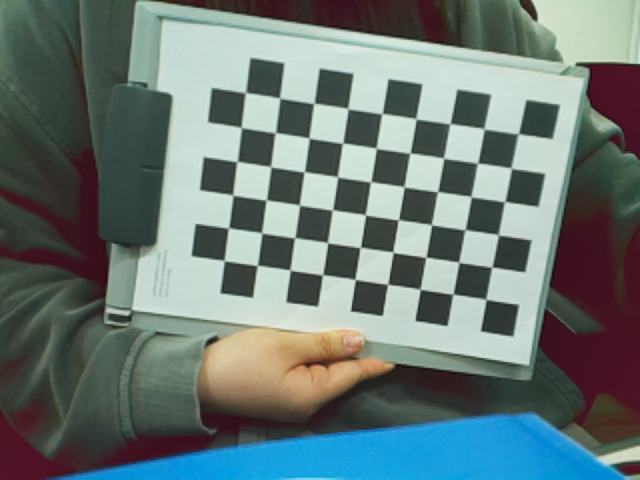
#> input picture ArUco_marker_detection/image_web/captures/mobile_frame_000.png, 640 x 480 px; its folder holds only this picture in this run
$ python camera_calibration.py
#> lines starting #> are read from the running program, lines starting #| are printed output that depends on the picture; after the words box and inside, x2 and y2 are one past the last pixel; in counts of white or black regions, pixels touching at a corner belong together; long printed decimals are rounded
#!/usr/bin/env python

import numpy as np
import cv2
import glob
import argparse
import os
import sys


# termination criteria
criteria = (cv2.TERM_CRITERIA_EPS + cv2.TERM_CRITERIA_MAX_ITER, 30, 0.001)


def calibrate(dirpath, prefix, image_format, square_size, width=9, height=6):
    """ Apply camera calibration operation for images in the given directory path. """
#> called with prefix = 'mobile_frame_', image_format = 'png', square_size = 0.025, width = 9, height = 6
    # prepare object points, like (0,0,0), (1,0,0), (2,0,0) ....,(8,6,0)
    objp = np.zeros((height*width, 3), np.float32)
    objp[:, :2] = np.mgrid[0:width, 0:height].T.reshape(-1, 2)

    objp = objp * square_size

    # Arrays to store object points and image points from all the images.
    objpoints = []  # 3d point in real world space
    imgpoints = []  # 2d points in image plane.

    if dirpath[-1:] == '/':
        dirpath = dirpath[:-1]

    images = glob.glob(dirpath+'/' + prefix + '*.' + image_format)
    if not images:
        raise ValueError("No images found. Check image_dir/prefix/image_format.")

    found_corners = False
    for fname in images:
        img = cv2.imread(fname)
#> img is the input picture: shape (480, 640, 3); mean B, G, R 116.9, 120.2, 105.6
        gray = cv2.cvtColor(img, cv2.COLOR_BGR2GRAY)
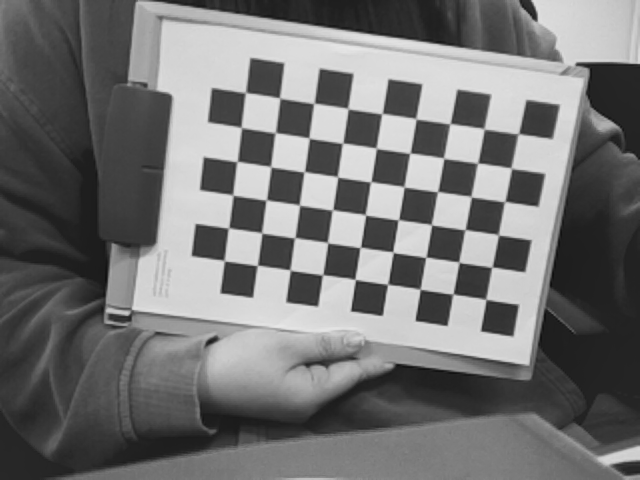
#> gray: shape (480, 640); min 14, max 232, mean 115.5

        # Find the chess board corners
        ret, corners = cv2.findChessboardCorners(gray, (width, height), None)
#> ret = True; corners = 54 rows, first 8: [485.9, 299.4], [453.4, 293.6], [420.3, 289.4], [387.5, 284.3], [355.2, 279.4], [322.8, 274.6], [289.8, 269.7], [257.5, 265.4]

        # If found, add object points, image points (after refining them)
        if ret:
            found_corners = True
            objpoints.append(objp)

            corners2 = cv2.cornerSubPix(gray, corners, (11, 11), (-1, -1), criteria)
#> corners2 = 54 rows, first 8: [485.9, 299.3], [452.8, 294.2], [420.3, 289.2], [387.7, 284.4], [355.1, 279.4], [322.5, 274.8], [290.2, 270.2], [257.3, 265.4]
            imgpoints.append(corners2)

            # Draw and display the corners
            img = cv2.drawChessboardCorners(img, (width, height), corners2, ret)
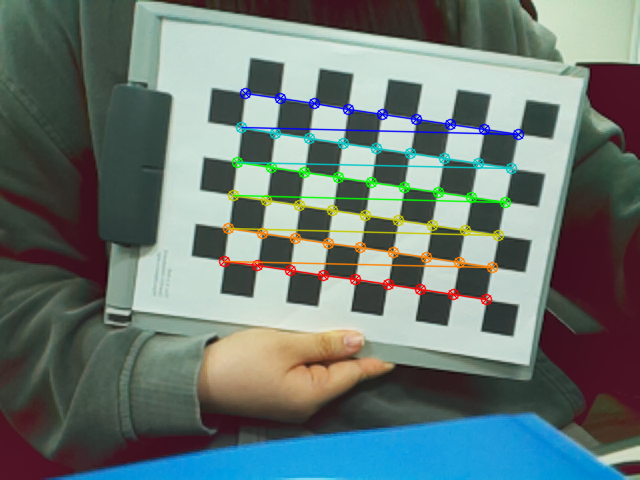
#> img: shape (480, 640, 3); 4.22% of pixels changed, all inside (x1, y1, x2, y2) = (218, 87, 525, 306)

    if not found_corners:
        raise ValueError("No chessboard corners found in images.")

    ret, mtx, dist, rvecs, tvecs = cv2.calibrateCamera(objpoints, imgpoints, gray.shape[::-1], None, None)
#> ret = 0.123; mtx = [[625.6, 0, 328.3], [0, 630.1, 209.3], [0, 0, 1]]; dist = [[0.236, -1.33, 0.0013, 0.00307, 2.57]]; rvecs = ([0.0284, 0.235, -2.98],); tvecs = ([0.119, 0.0676, 0.481],)

    return [ret, mtx, dist, rvecs, tvecs]

def save_coefficients(mtx, dist, path):
    """ Save the camera matrix and the distortion coefficients to given path/file. """
    cv_file = cv2.FileStorage(path, cv2.FILE_STORAGE_WRITE)
    cv_file.write("K", mtx)
    cv_file.write("D", dist)
    # note you *release* you don't close() a FileStorage object
    cv_file.release()

def load_coefficients(path):
    """ Loads camera matrix and distortion coefficients. """
    # FILE_STORAGE_READ
    cv_file = cv2.FileStorage(path, cv2.FILE_STORAGE_READ)

    # note we also have to specify the type to retrieve other wise we only get a
    # FileNode object back instead of a matrix
    camera_matrix = cv_file.getNode("K").mat()
    dist_matrix = cv_file.getNode("D").mat()

    cv_file.release()
    return [camera_matrix, dist_matrix]

if __name__ == '__main__':
    default_image_dir = os.path.join(os.path.dirname(__file__), "captures")
    parser = argparse.ArgumentParser(description='Camera calibration')
    parser.add_argument('--image_dir', type=str, default=default_image_dir, help='image directory path')
    parser.add_argument('--image_format', type=str, default='png', help='image format, png/jpg')
    parser.add_argument('--prefix', type=str, default='mobile_frame_', help='image prefix')
    parser.add_argument('--square_size', type=float, default=0.025, help='chessboard square size (meters)')
    parser.add_argument('--width', type=int, default=9, help='chessboard width size, default is 9')
    parser.add_argument('--height', type=int, default=6, help='chessboard height size, default is 6')
    parser.add_argument('--save_file', type=str, default='calibration.yml', help='YML file to save calibration matrices')
    args = parser.parse_args()

    try:
        ret, mtx, dist, rvecs, tvecs = calibrate(
            args.image_dir,
            args.prefix,
            args.image_format,
            args.square_size,
            args.width,
            args.height,
        )
#> ret = 0.123; mtx = [[625.6, 0, 328.3], [0, 630.1, 209.3], [0, 0, 1]]; dist = [[0.236, -1.33, 0.0013, 0.00307, 2.57]]; rvecs = ([0.0284, 0.235, -2.98],); tvecs = ([0.119, 0.0676, 0.481],)
        save_coefficients(mtx, dist, args.save_file)
        print("Calibration is finished. RMS: ", ret)
#| Calibration is finished. RMS:  0.1225
        print("Saved to:", args.save_file)
    except ValueError as exc:
        print("Calibration failed:", exc)
        sys.exit(1)

$ run again, on ArUco_marker_detection/image_web/captures/mobile_frame_004.png
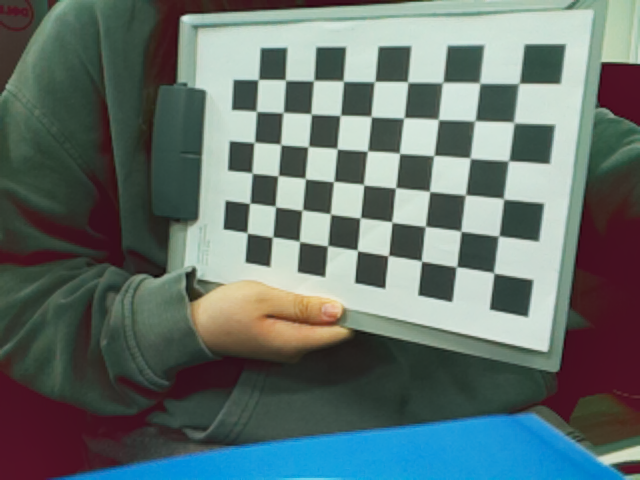
#> input picture ArUco_marker_detection/image_web/captures/mobile_frame_004.png, 640 x 480 px
#> in calibrate, img is the input picture: shape (480, 640, 3); mean B, G, R 109.7, 113.7, 98.8
#> in calibrate, `gray = cv2.cvtColor(img, cv2.COLOR_BGR2GRAY)`:
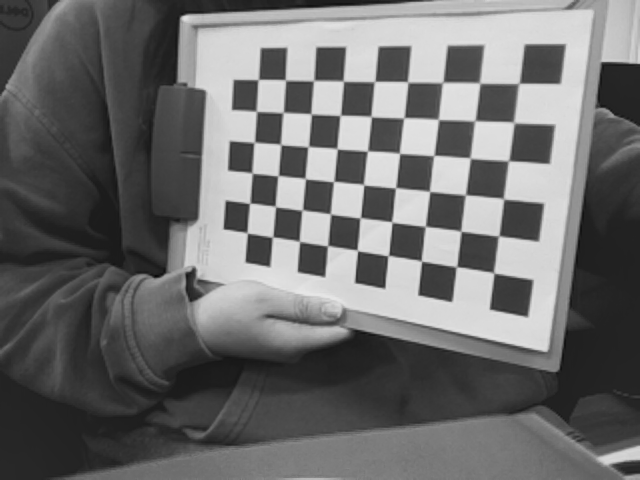
#> gray: shape (480, 640); min 9, max 231, mean 108.8
#> in calibrate, `ret, corners = cv2.findChessboardCorners(gray, (width, height), None)`: ret = True; corners = 54 rows, first 8: [494.1, 273.3], [456.6, 266.8], [421.6, 261.2], [388.4, 255.5], [357.4, 250.4], [327.6, 245.6], [299.5, 241.4], [272.5, 237]
#> corners2 = 54 rows, first 8: [493.7, 272.8], [456.5, 266.7], [421.4, 260.9], [388.3, 255.6], [357.3, 250.4], [327.6, 245.7], [299.4, 241.3], [272.5, 237]
#> in calibrate, `img = cv2.drawChessboardCorners(img, (width, height), corners2, ret)`:
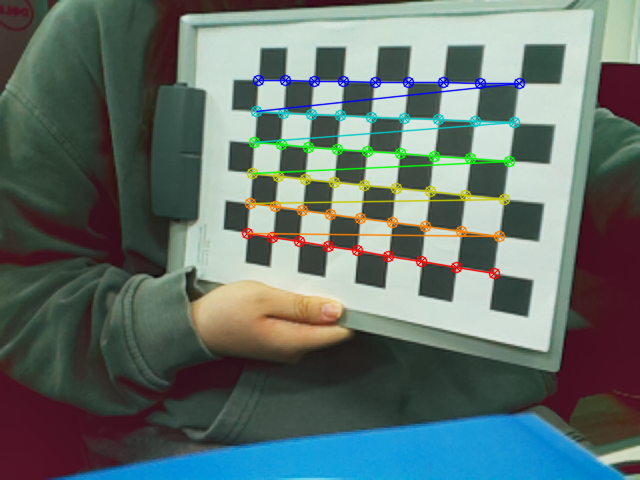
#> img: shape (480, 640, 3); 4.07% of pixels changed, all inside (x1, y1, x2, y2) = (241, 74, 526, 280)
#> in calibrate, `ret, mtx, dist, rvecs, tvecs = cv2.calibrateCamera(objpoints, imgpoint..`: ret = 0.179; mtx = [[598.2, 0, 306.5], [0, 585.4, 242.7], [0, 0, 1]]; dist = [[0.245, -1.06, 0.00631, -0.0152, 1.94]]; rvecs = ([-0.769, 0.148, -2.92],); tvecs = ([0.124, 0.02, 0.397],)
#> `ret, mtx, dist, rvecs, tvecs = calibrate( args.image_dir, args.prefix,..`: ret = 0.179; mtx = [[598.2, 0, 306.5], [0, 585.4, 242.7], [0, 0, 1]]; dist = [[0.245, -1.06, 0.00631, -0.0152, 1.94]]; rvecs = ([-0.769, 0.148, -2.92],); tvecs = ([0.124, 0.02, 0.397],)
#| Calibration is finished. RMS:  0.1788

$ run again, on ArUco_marker_detection/image_web/captures/mobile_frame_005.png
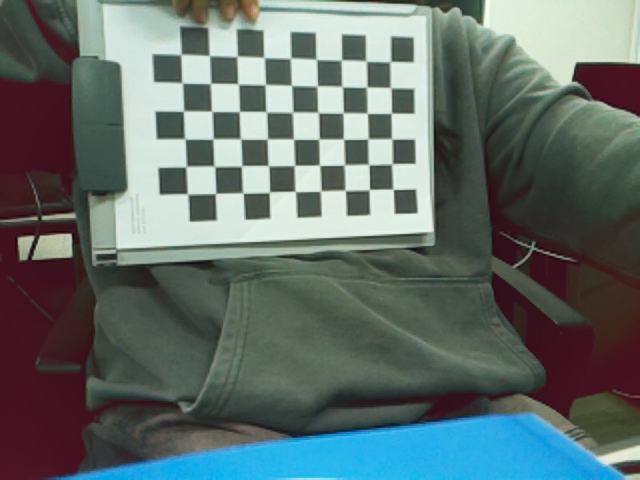
#> input picture ArUco_marker_detection/image_web/captures/mobile_frame_005.png, 640 x 480 px
#> in calibrate, img is the input picture: shape (480, 640, 3); mean B, G, R 107.1, 110, 97.2
#> in calibrate, `gray = cv2.cvtColor(img, cv2.COLOR_BGR2GRAY)`:
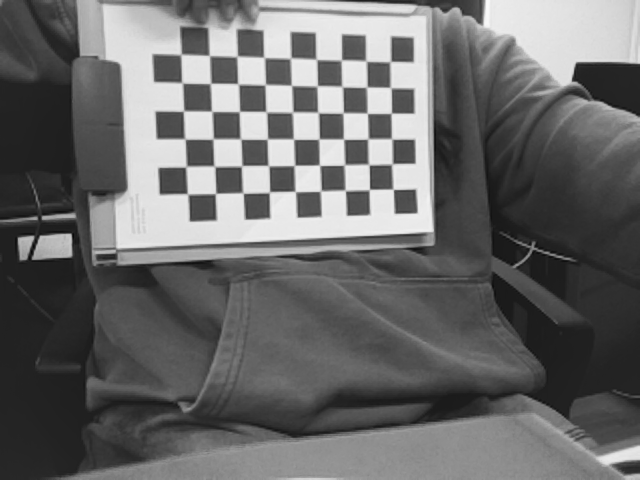
#> gray: shape (480, 640); min 6, max 250, mean 105.8
#> in calibrate, `ret, corners = cv2.findChessboardCorners(gray, (width, height), None)`: ret = True; corners = 54 rows, first 8: [393.4, 189.5], [369.6, 189.2], [345.5, 190.7], [320.8, 190.6], [295.1, 191.4], [269.3, 192.3], [243.5, 193.5], [215.6, 193.5]
#> corners2 = 54 rows, first 8: [393.1, 189.3], [369.3, 189.6], [345.2, 190.4], [320.7, 191.1], [295.2, 191.5], [269.4, 192.2], [242.8, 193.1], [215.5, 193.5]
#> in calibrate, `img = cv2.drawChessboardCorners(img, (width, height), corners2, ret)`:
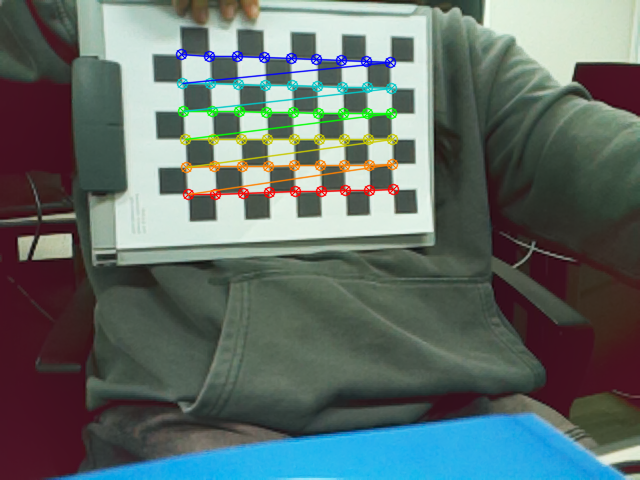
#> img: shape (480, 640, 3); 3.52% of pixels changed, all inside (x1, y1, x2, y2) = (175, 48, 400, 201)
#> in calibrate, `ret, mtx, dist, rvecs, tvecs = cv2.calibrateCamera(objpoints, imgpoint..`: ret = 0.149; mtx = [[541.5, 0, 356.6], [0, 550.5, 227.2], [0, 0, 1]]; dist = [[0.162, -0.796, -0.000146, 0.000892, 1.32]]; rvecs = ([-0.382, -0.0876, 3.08],); tvecs = ([0.037, -0.0383, 0.555],)
#> `ret, mtx, dist, rvecs, tvecs = calibrate( args.image_dir, args.prefix,..`: ret = 0.149; mtx = [[541.5, 0, 356.6], [0, 550.5, 227.2], [0, 0, 1]]; dist = [[0.162, -0.796, -0.000146, 0.000892, 1.32]]; rvecs = ([-0.382, -0.0876, 3.08],); tvecs = ([0.037, -0.0383, 0.555],)
#| Calibration is finished. RMS:  0.1486

$ run again, on ArUco_marker_detection/image_web/captures/mobile_frame_006.png
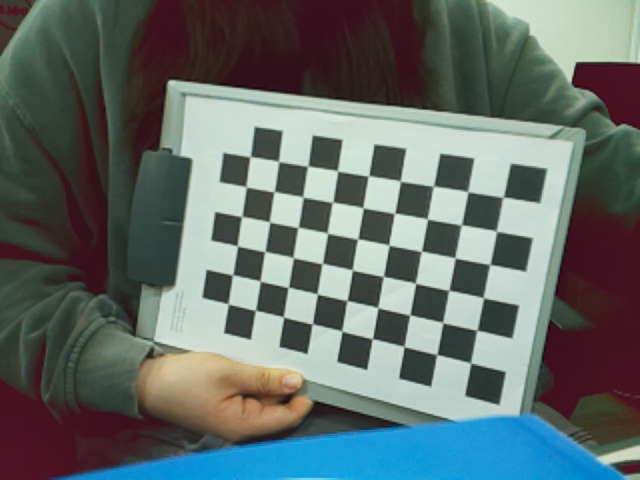
#> input picture ArUco_marker_detection/image_web/captures/mobile_frame_006.png, 640 x 480 px
#> in calibrate, img is the input picture: shape (480, 640, 3); mean B, G, R 105.8, 107.9, 97.6
#> in calibrate, `gray = cv2.cvtColor(img, cv2.COLOR_BGR2GRAY)`:
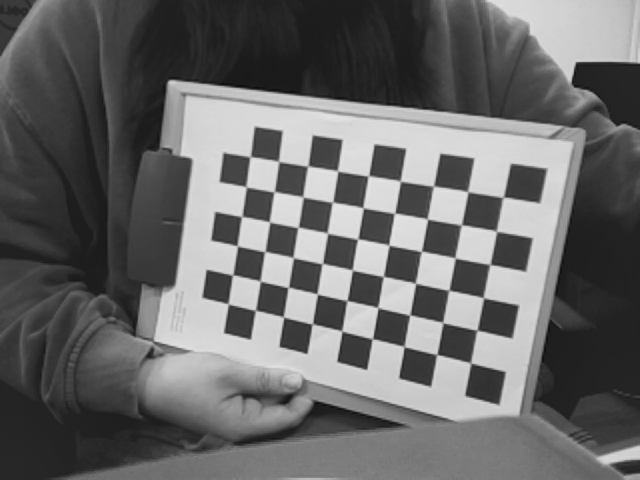
#> gray: shape (480, 640); min 13, max 228, mean 104.5
#> in calibrate, `ret, corners = cv2.findChessboardCorners(gray, (width, height), None)`: ret = True; corners = 54 rows, first 8: [471, 363.4], [437.1, 354.3], [404.4, 347], [372.4, 338.8], [342, 331.1], [312.7, 323.5], [283.4, 316.8], [255.3, 310.3]
#> corners2 = 54 rows, first 8: [470.6, 363], [436.7, 354.5], [404.2, 346.6], [372.4, 338.8], [342, 331.1], [312.3, 323.9], [283.5, 317], [255.4, 310.4]
#> in calibrate, `img = cv2.drawChessboardCorners(img, (width, height), corners2, ret)`:
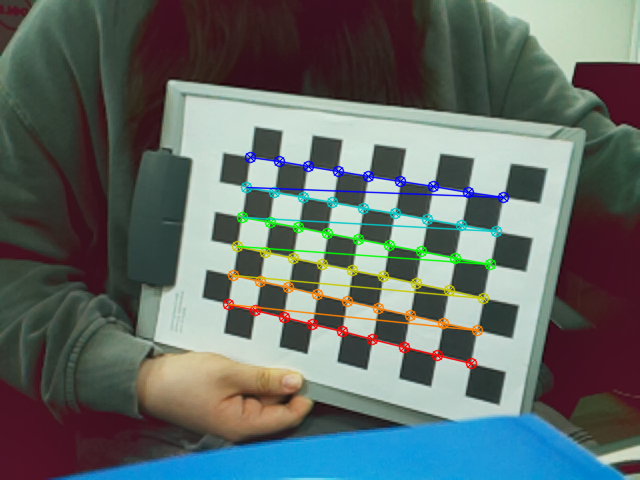
#> img: shape (480, 640, 3); 3.97% of pixels changed, all inside (x1, y1, x2, y2) = (222, 151, 510, 370)
#> in calibrate, `ret, mtx, dist, rvecs, tvecs = cv2.calibrateCamera(objpoints, imgpoint..`: ret = 0.115; mtx = [[591.4, 0, 320], [0, 584.3, 231.9], [0, 0, 1]]; dist = [[0.209, -1.29, -0.00104, -0.00576, 3.13]]; rvecs = ([-0.454, 0.118, -2.93],); tvecs = ([0.111, 0.0976, 0.439],)
#> `ret, mtx, dist, rvecs, tvecs = calibrate( args.image_dir, args.prefix,..`: ret = 0.115; mtx = [[591.4, 0, 320], [0, 584.3, 231.9], [0, 0, 1]]; dist = [[0.209, -1.29, -0.00104, -0.00576, 3.13]]; rvecs = ([-0.454, 0.118, -2.93],); tvecs = ([0.111, 0.0976, 0.439],)
#| Calibration is finished. RMS:  0.1153

$ run again, on ArUco_marker_detection/image_web/captures/mobile_frame_001.png
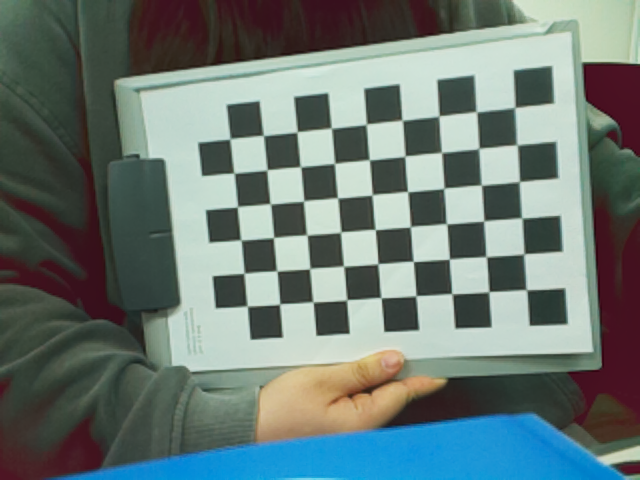
#> input picture ArUco_marker_detection/image_web/captures/mobile_frame_001.png, 640 x 480 px
#> in calibrate, img is the input picture: shape (480, 640, 3); mean B, G, R 117, 121.2, 106.6
#> in calibrate, `gray = cv2.cvtColor(img, cv2.COLOR_BGR2GRAY)`:
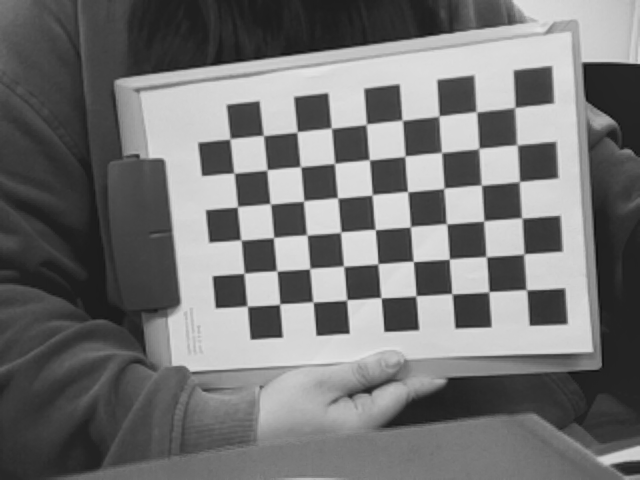
#> gray: shape (480, 640); min 16, max 229, mean 116.4
#> in calibrate, `ret, corners = cv2.findChessboardCorners(gray, (width, height), None)`: ret = True; corners = 54 rows, first 8: [526.2, 289.6], [489.4, 291.4], [451.5, 293.4], [415.9, 295.8], [381.1, 297.9], [347.3, 299.5], [313, 302.1], [279.7, 304.1]
#> corners2 = 54 rows, first 8: [526.4, 289.7], [488.9, 291.7], [452, 293.7], [415.9, 295.8], [380.9, 297.6], [346.7, 299.9], [312.9, 301.9], [279.7, 304.1]
#> in calibrate, `img = cv2.drawChessboardCorners(img, (width, height), corners2, ret)`:
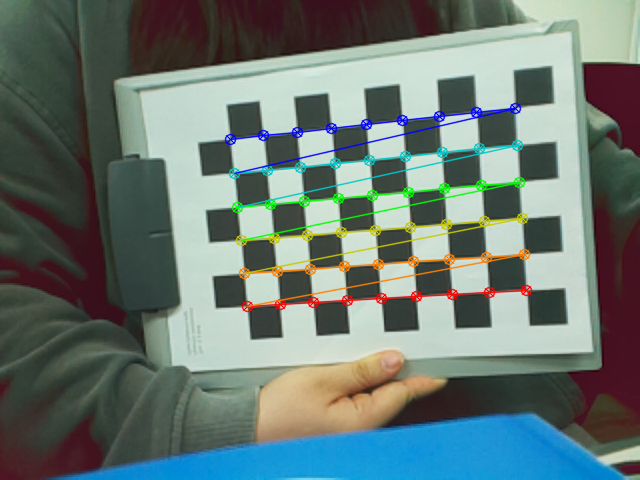
#> img: shape (480, 640, 3); 4.35% of pixels changed, all inside (x1, y1, x2, y2) = (224, 102, 533, 313)
#> in calibrate, `ret, mtx, dist, rvecs, tvecs = cv2.calibrateCamera(objpoints, imgpoint..`: ret = 0.133; mtx = [[527.4, 0, 309.2], [0, 527.2, 226.4], [0, 0, 1]]; dist = [[0.122, -0.0801, 0.000426, -0.0051, -0.736]]; rvecs = ([0.221, -0.117, 3.04],); tvecs = ([0.151, 0.0438, 0.369],)
#> `ret, mtx, dist, rvecs, tvecs = calibrate( args.image_dir, args.prefix,..`: ret = 0.133; mtx = [[527.4, 0, 309.2], [0, 527.2, 226.4], [0, 0, 1]]; dist = [[0.122, -0.0801, 0.000426, -0.0051, -0.736]]; rvecs = ([0.221, -0.117, 3.04],); tvecs = ([0.151, 0.0438, 0.369],)
#| Calibration is finished. RMS:  0.1334
